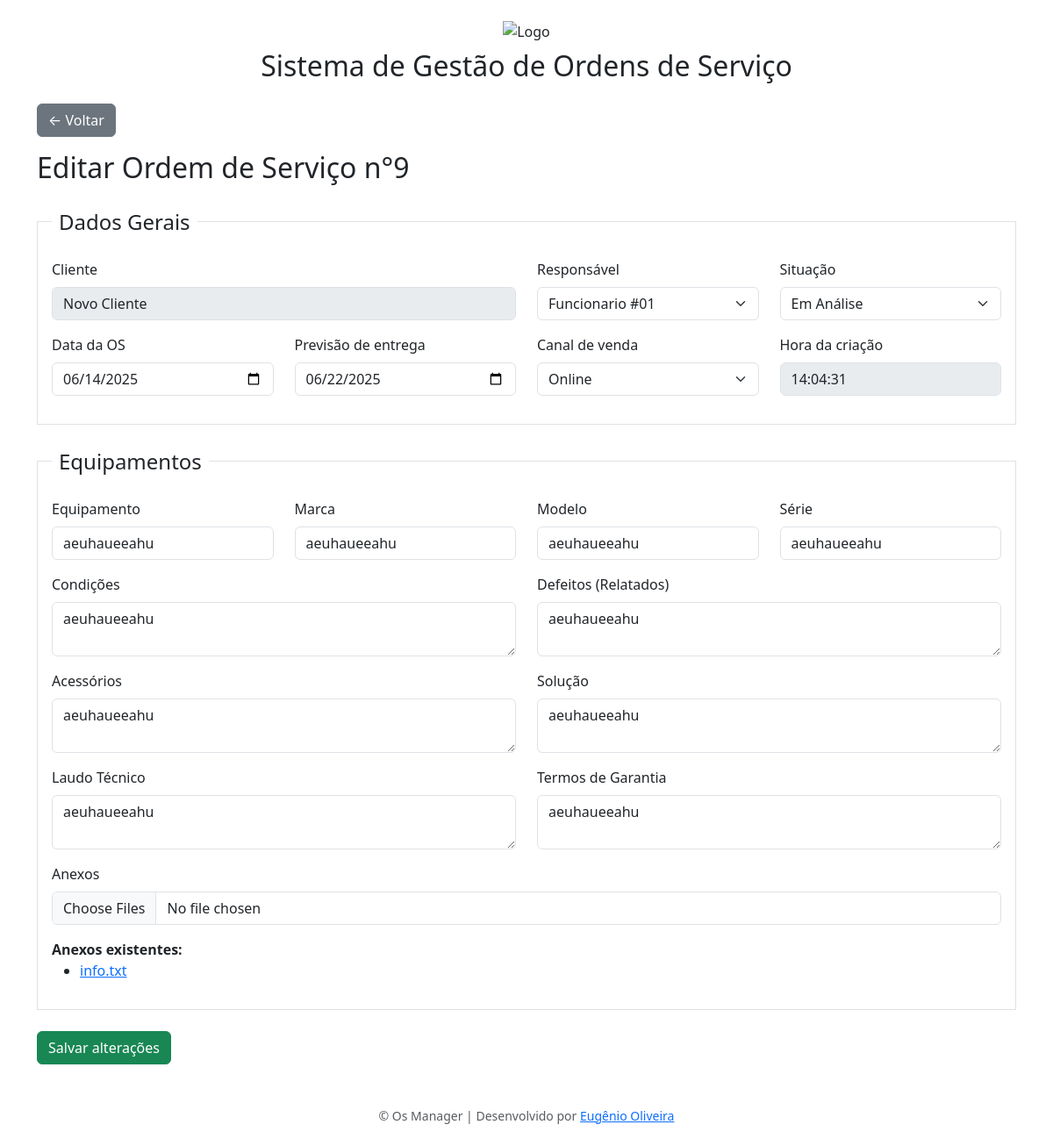
The app's page /editar/9/ with its own data.
### ordem_servico/models.py (models this page shows, shortened)
class OrdemServico(models.Model):
    cliente = models.ForeignKey(Cliente, on_delete=models.PROTECT)
    responsavel = models.ForeignKey(Funcionario, on_delete=models.PROTECT)
    situacao = models.CharField(
        max_length=10,
        choices=Situacao.choices,
        default=Situacao.ABERTA
    )
    data_os = models.DateField()
    previsao_entrega = models.DateField()
    canal_venda = models.CharField(
        max_length=10,
        choices=CanalVenda.choices,
        default=CanalVenda.PRESENCIAL
    )
    equipamento = models.CharField(max_length=100)
    marca = models.CharField(max_length=50, blank=True)
    modelo = models.CharField(max_length=50, blank=True)
    serie = models.CharField(max_length=50, blank=True)
    condicoes = models.TextField(blank=True)
    defeitos = models.TextField(blank=True)
    acessorios = models.TextField(blank=True)
    solucao = models.TextField(blank=True)
    laudo_tecnico = models.TextField(blank=True)
    termos_garantia = models.TextField(blank=True)
    data_criacao = models.DateField(auto_now_add=True)
    hora_criacao = models.TimeField(default=timezone.now, editable=False)

class Cliente(models.Model):
    nome = models.CharField(max_length=100)
    cpf = models.CharField(max_length=14, unique=True)
    telefone = models.CharField(max_length=100)

class Anexo(models.Model):
    ordem_servico = models.ForeignKey(OrdemServico, related_name='anexos', on_delete=models.CASCADE)
    arquivo = models.FileField(upload_to='anexos/')
    descricao = models.CharField(max_length=255, blank=True)

### ordem_servico/views.py (the view)
# urls.py: path('editar/<int:ordem_id>/', views.editar_ordem, name='editar_ordem'),
def editar_ordem(request, ordem_id):
    ordem = get_object_or_404(OrdemServico, pk=ordem_id)
    if request.method == 'POST':
        form = OrdemServicoForm(request.POST, request.FILES, instance=ordem)
        if form.is_valid():
            ordem = form.save(commit=False)
            ordem.atualizado_por = request.user
            ordem.save()
            arquivos = request.FILES.getlist('anexos')
            for arquivo in arquivos:
                Anexo.objects.create(ordem_servico=ordem, arquivo=arquivo)
            messages.success(request, "Ordem de serviço atualizada com sucesso.")
            return redirect('detalhar_ordem', ordem_id=ordem.id)
        else:
            messages.error(request, "Corrija os erros abaixo.")
    else:
        form = OrdemServicoForm(instance=ordem)
    return render(request, 'ordem_servico/editar_ordem.html', {
        'form': form,
        'titulo': f"Editar Ordem #{ordem.id}",
        'ordem': ordem
    })

### ordem_servico/models.py (called while the page is built)
    def __str__(self):
        return self.nome

### ordem_servico/templates/ordem_servico/editar_ordem.html (shortened to what this page needs)
{% extends "ordem_servico/base.html" %}
{% load static %}
{% load widget_tweaks %}
{% block content %}
<a href="{% url 'lista_ordens' %}" class="btn btn-secondary mb-3">← Voltar</a>
<h2 class="mb-4">Editar Ordem de Serviço n°{{ordem.id}}</h2>
<form method="post" id="ordemForm" enctype="multipart/form-data">
  <fieldset class="border p-3 mb-4">
    <legend class="float-none w-auto px-2">Dados Gerais</legend>
    <div class="row">
      <div class="col-md-6 mb-3">
        <label class="form-label">Cliente</label>
        <input type="text" class="form-control" value="{{ ordem.cliente.nome }}" disabled>
      </div>
      <div class="col-md-3 mb-3">
        <label for="id_responsavel" class="form-label">Responsável</label>
        {{ form.responsavel|add_class:"form-select" }}
      </div>
      <div class="col-md-3 mb-3">
        <label for="id_situacao" class="form-label">Situação</label>
        {{ form.situacao|add_class:"form-select" }}
      </div>
    </div>
    <div class="row">
      <div class="col-md-3 mb-3">
        <label for="id_data_os" class="form-label">Data da OS</label>
        <input type="date" name="data_os" id="id_data_os" class="form-control" value="{{ ordem.data_os|date:'Y-m-d' }}">
      </div>
      <div class="col-md-3 mb-3">
        <label for="id_previsao_entrega" class="form-label">Previsão de entrega</label>
        <input type="date" name="previsao_entrega" id="id_previsao_entrega" class="form-control" value="{{ ordem.previsao_entrega|date:'Y-m-d' }}">
      </div>
      <div class="col-md-3 mb-3">
        <label for="id_canal_venda" class="form-label">Canal de venda</label>
        {{ form.canal_venda|add_class:"form-select" }}
      </div>
      <div class="col-md-3 mb-3">
        <label class="form-label">Hora da criação</label>
        <input type="text" disabled class="form-control" value="{{ ordem.hora_criacao|time:'H:i:s' }}" readonly>
      </div>
    </div>
  </fieldset>
  <fieldset class="border p-3 mb-4">
    <legend class="float-none w-auto px-2">Equipamentos</legend>
    <div class="row mb-3">
      <div class="col-md-3">
        <label for="id_equipamento" class="form-label">Equipamento</label>
        {{ form.equipamento|add_class:"form-control" }}
      </div>
      <div class="col-md-3">
        <label for="id_marca" class="form-label">Marca</label>
        {{ form.marca|add_class:"form-control" }}
      </div>
      <div class="col-md-3">
        <label for="id_modelo" class="form-label">Modelo</label>
        {{ form.modelo|add_class:"form-control" }}
      </div>
      <div class="col-md-3">
        <label for="id_serie" class="form-label">Série</label>
        {{ form.serie|add_class:"form-control" }}
      </div>
    </div>
    <div class="row mb-3">
      <div class="col-md-6">
        <label class="form-label">Condições</label>
        {{ form.condicoes|add_class:"form-control" }}
      </div>
      <div class="col-md-6">
        <label class="form-label">Defeitos (Relatados)</label>
        {{ form.defeitos|add_class:"form-control" }}
      </div>
    </div>
    <div class="row mb-3">
      <div class="col-md-6">
        <label class="form-label">Acessórios</label>
        {{ form.acessorios|add_class:"form-control" }}
      </div>
      <div class="col-md-6">
        <label class="form-label">Solução</label>
        {{ form.solucao|add_class:"form-control" }}
      </div>
    </div>
    <div class="row mb-3">
      <div class="col-md-6">
        <label class="form-label">Laudo Técnico</label>
        {{ form.laudo_tecnico|add_class:"form-control" }}
      </div>
      <div class="col-md-6">
        <label class="form-label">Termos de Garantia</label>
        {{ form.termos_garantia|add_class:"form-control" }}
      </div>
    </div>
    <div class="row mb-3">
      <div class="col-md-12">
        <label class="form-label">Anexos</label>
        <input type="file" name="anexos" multiple class="form-control">
      </div>
    </div>
    <div class="mb-3">
      <strong>Anexos existentes:</strong>
      <ul>
        {% for anexo in ordem.anexos.all %}
          <li><a href="{{ anexo.arquivo.url }}" target="_blank">{{ anexo.arquivo.name|cut:"anexos/" }}</a></li>
        {% empty %}
          <li>Nenhum anexo enviado.</li>
        {% endfor %}
      </ul>
    </div>
  </fieldset>
  <button type="submit" class="btn btn-success">Salvar alterações</button>
</form>
{% endblock %}
{% block extra_scripts %}
<link href="https://cdn.jsdelivr.net/npm/select2@4.1.0-rc.0/dist/css/select2.min.css" rel="stylesheet" />
{% endblock %}

### records on screen
OrdemServico: id "9", cliente.nome "Novo Cliente", responsavel "Funcionario #01", situacao "Em Análise", data_os "06/14/2025", previsao_entrega "06/22/2025", canal_venda "Online", hora_criacao "14:04:31", equipamento "aeuhaueeahu", marca "aeuhaueeahu", modelo "aeuhaueeahu", serie "aeuhaueeahu", condicoes "aeuhaueeahu", defeitos "aeuhaueeahu", acessorios "aeuhaueeahu", solucao "aeuhaueeahu", laudo_tecnico "aeuhaueeahu", termos_garantia "aeuhaueeahu"
Anexo: arquivo.name "info.txt"
